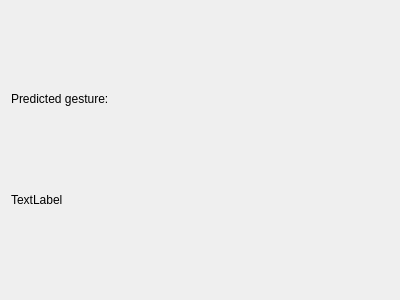
<?xml version="1.0" encoding="UTF-8"?>
<ui version="4.0">
 <class>RecognitionView</class>
 <widget class="QWidget" name="RecognitionView">
  <property name="geometry">
   <rect>
    <x>0</x>
    <y>0</y>
    <width>400</width>
    <height>300</height>
   </rect>
  </property>
  <property name="windowTitle">
   <string>Form</string>
  </property>
  <layout class="QVBoxLayout" name="verticalLayout">
   <item>
    <widget class="QLabel" name="predictionLabel">
     <property name="sizePolicy">
      <sizepolicy hsizetype="Fixed" vsizetype="Fixed">
       <horstretch>0</horstretch>
       <verstretch>0</verstretch>
      </sizepolicy>
     </property>
     <property name="text">
      <string>Predicted gesture: </string>
     </property>
    </widget>
   </item>
   <item>
    <widget class="QLabel" name="currentLagLabel">
     <property name="sizePolicy">
      <sizepolicy hsizetype="Fixed" vsizetype="Fixed">
       <horstretch>0</horstretch>
       <verstretch>0</verstretch>
      </sizepolicy>
     </property>
     <property name="text">
      <string>TextLabel</string>
     </property>
    </widget>
   </item>
  </layout>
 </widget>
 <resources/>
 <connections/>
</ui>
